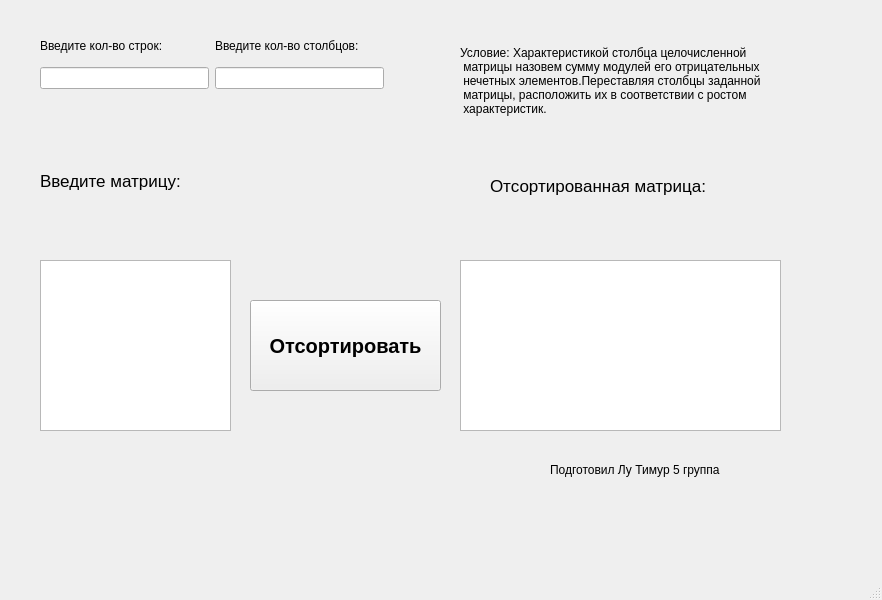
<?xml version="1.0" encoding="UTF-8"?>
<ui version="4.0">
 <class>MainWindow</class>
 <widget class="QMainWindow" name="MainWindow">
  <property name="geometry">
   <rect>
    <x>0</x>
    <y>0</y>
    <width>882</width>
    <height>600</height>
   </rect>
  </property>
  <property name="windowTitle">
   <string>MainWindow</string>
  </property>
  <widget class="QWidget" name="centralwidget">
   <widget class="QLabel" name="label_3">
    <property name="geometry">
     <rect>
      <x>40</x>
      <y>150</y>
      <width>191</width>
      <height>61</height>
     </rect>
    </property>
    <property name="font">
     <font>
      <pointsize>13</pointsize>
     </font>
    </property>
    <property name="text">
     <string>Введите матрицу:</string>
    </property>
   </widget>
   <widget class="QTextEdit" name="textEdit">
    <property name="geometry">
     <rect>
      <x>40</x>
      <y>260</y>
      <width>191</width>
      <height>171</height>
     </rect>
    </property>
   </widget>
   <widget class="QTextEdit" name="textEdit_2">
    <property name="geometry">
     <rect>
      <x>460</x>
      <y>260</y>
      <width>321</width>
      <height>171</height>
     </rect>
    </property>
   </widget>
   <widget class="QPushButton" name="pushButton">
    <property name="geometry">
     <rect>
      <x>250</x>
      <y>300</y>
      <width>191</width>
      <height>91</height>
     </rect>
    </property>
    <property name="font">
     <font>
      <pointsize>15</pointsize>
      <bold>true</bold>
     </font>
    </property>
    <property name="text">
     <string>Отсортировать</string>
    </property>
   </widget>
   <widget class="QLabel" name="label_5">
    <property name="geometry">
     <rect>
      <x>460</x>
      <y>10</y>
      <width>381</width>
      <height>141</height>
     </rect>
    </property>
    <property name="text">
     <string>Условие: Характеристикой столбца целочисленной
 матрицы назовем сумму модулей его отрицательных
 нечетных элементов.Переставляя столбцы заданной
 матрицы, расположить их в соответствии с ростом
 характеристик.</string>
    </property>
   </widget>
   <widget class="QLabel" name="label_6">
    <property name="geometry">
     <rect>
      <x>550</x>
      <y>460</y>
      <width>231</width>
      <height>20</height>
     </rect>
    </property>
    <property name="text">
     <string>Подготовил Лу Тимур 5 группа </string>
    </property>
   </widget>
   <widget class="QWidget" name="">
    <property name="geometry">
     <rect>
      <x>40</x>
      <y>30</y>
      <width>344</width>
      <height>59</height>
     </rect>
    </property>
    <layout class="QHBoxLayout" name="horizontalLayout">
     <item>
      <layout class="QVBoxLayout" name="verticalLayout">
       <item>
        <widget class="QLabel" name="label">
         <property name="text">
          <string>Введите кол-во строк:</string>
         </property>
        </widget>
       </item>
       <item>
        <widget class="QLineEdit" name="lineEdit"/>
       </item>
      </layout>
     </item>
     <item>
      <layout class="QVBoxLayout" name="verticalLayout_2">
       <item>
        <widget class="QLabel" name="label_2">
         <property name="text">
          <string>Введите кол-во столбцов:</string>
         </property>
        </widget>
       </item>
       <item>
        <widget class="QLineEdit" name="lineEdit_2"/>
       </item>
      </layout>
     </item>
    </layout>
   </widget>
   <widget class="QLabel" name="label_4">
    <property name="geometry">
     <rect>
      <x>490</x>
      <y>170</y>
      <width>301</width>
      <height>31</height>
     </rect>
    </property>
    <property name="font">
     <font>
      <pointsize>13</pointsize>
     </font>
    </property>
    <property name="text">
     <string>Отсортированная матрица:</string>
    </property>
   </widget>
  </widget>
  <widget class="QMenuBar" name="menubar">
   <property name="geometry">
    <rect>
     <x>0</x>
     <y>0</y>
     <width>882</width>
     <height>25</height>
    </rect>
   </property>
  </widget>
  <widget class="QStatusBar" name="statusbar"/>
 </widget>
 <resources/>
 <connections/>
</ui>
